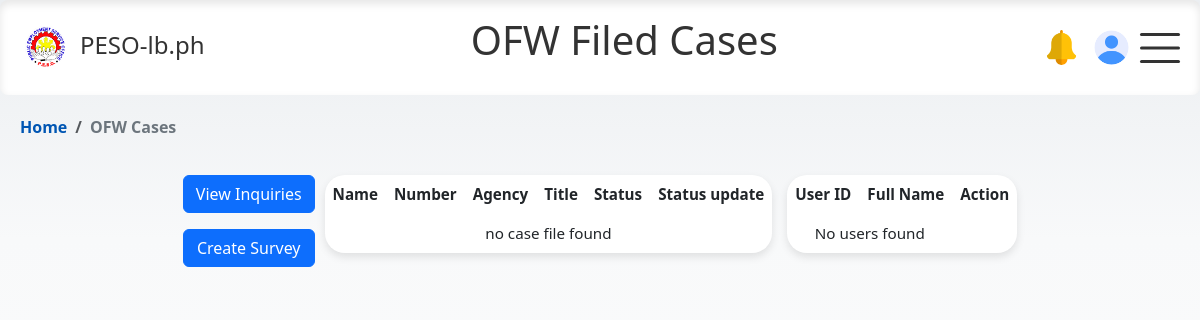
/html/adminpage/ofw_case.php, run on an earlier commit of the app's database.
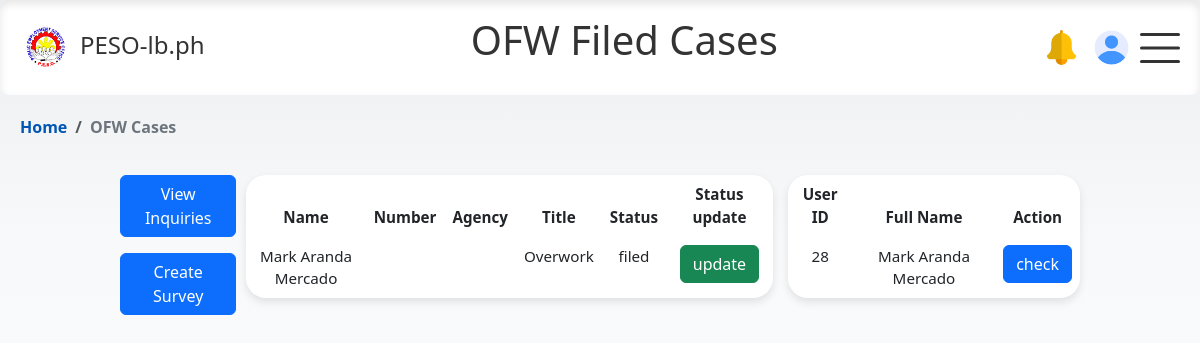
And on a later commit of the database.
### tables this page shows
CREATE TABLE `cases` (
  `id` int(11) NOT NULL,
  `user_id` int(11) DEFAULT NULL,
  `title` varchar(255) NOT NULL,
  `description` text NOT NULL,
  `file` varchar(255) DEFAULT NULL,
  `status` enum('filed','in_progress','resolved') DEFAULT 'filed',
  `created_at` timestamp NULL DEFAULT current_timestamp()
);

CREATE TABLE `applicant_profile` (
  `id` int(11) NOT NULL,
  `user_id` int(11) NOT NULL,
  `email` varchar(255) NOT NULL,
  `first_name` varchar(100) DEFAULT NULL,
  `last_name` varchar(100) DEFAULT NULL,
  `middle_name` varchar(100) DEFAULT NULL,
  `dob` date DEFAULT NULL,
  `age` int(11) DEFAULT NULL,
  `specialization` varchar(255) DEFAULT NULL,
  `sex` enum('male','female') DEFAULT NULL,
  `civil_status` enum('Single','Married','Widowed') DEFAULT NULL,
  `contact_no` int(11) DEFAULT NULL,
  `photo` varchar(255) DEFAULT 'user.png',
  `house_address` varchar(255) DEFAULT NULL,
  `sss_no` varchar(20) DEFAULT NULL,
  `pagibig_no` varchar(20) DEFAULT NULL,
  `philhealth_no` varchar(20) DEFAULT NULL,
  `passport_no` varchar(20) DEFAULT NULL,
  `immigration_status` enum('Documented','Undocumented','Returning','Repatriated') DEFAULT NULL,
  `spouse_name` varchar(100) DEFAULT NULL,
  `spouse_contact` varchar(15) DEFAULT NULL,
  `fathers_name` varchar(100) DEFAULT NULL,
  `fathers_address` varchar(255) DEFAULT NULL,
  `mothers_name` varchar(100) DEFAULT NULL,
  `mothers_address` varchar(255) DEFAULT NULL,
  `emergency_contact_name` varchar(100) DEFAULT NULL,
  `next_of_kin_relationship` varchar(50) DEFAULT NULL,
  `next_of_kin_contact` varchar(15) DEFAULT NULL,
  `education_level` enum('Elementary Undergraduate','Elementary Graduate','High School Undergraduate','High School Graduate','College Undergraduate','College Graduate','Vocational') DEFAULT NULL,
  `occupation` enum('Administrative Work','Medical Work','Factory/Manufacturing','Farmers (Agriculture)','Teaching','Information Technology','Engineering','Restaurant Jobs (F&B)','Seaman (Sea-Based)','Household Service Worker (Domestic Helper)','Construction Work','Entertainment','Tourism Sector','Hospitality Sector','Others') DEFAULT NULL,
  `prefix` enum('Sr.','Jr.','II','III','IV','V','VI','VII') DEFAULT NULL,
  `emergency_contact_num` int(11) DEFAULT NULL,
  `income` int(11) DEFAULT NULL,
  `country` varchar(100) DEFAULT NULL,
  `employment_type` varchar(100) DEFAULT NULL,
  `employment_form` enum('Recruitment Agency','Government Hire','Name Hire','Referral') DEFAULT NULL,
  `employer_name` varchar(100) DEFAULT NULL,
  `contact_number` int(11) DEFAULT NULL,
  `employer_address` varchar(100) DEFAULT NULL,
  `local_agency_name` varchar(100) DEFAULT NULL,
  `local_agency_address` varchar(100) DEFAULT NULL,
  `arrival_date` date DEFAULT NULL,
  `dept_date` date DEFAULT NULL
);

### html/adminpage/ofw_case.php (the view, shortened to what this page needs)
<?php
include 'conn_db.php';
$sql = "SELECT c.*, ap.*
        FROM cases c
        JOIN applicant_profile ap ON c.user_id = ap.user_id
       ";
$result = $conn->query($sql);
?>
<!DOCTYPE html>
<html lang="en">
<head>
    <link rel="stylesheet" href="https://cdn.jsdelivr.net/npm/bootstrap@5.3.0/dist/css/bootstrap.min.css">
    <link rel="stylesheet" href="../../css/modal-form.css">
    <link rel="stylesheet" href="../../css/admin_ofw.css">
    <link rel="stylesheet" href="../../css/nav_float.css">
</head>
<body>
<nav>
    <div class="logo">
        <img src="../../img/logo_peso.png" alt="Logo">
        <a href="#"> PESO-lb.ph</a>
    </div>
    <header>
      <h1 class="ofw-h1">OFW Filed Cases</h1>
    </header>
    <div class="profile-icons">
        <div class="notif-icon" data-bs-toggle="popover" data-bs-content="#" data-bs-placement="bottom">
            <img id="#" src="../../img/notif.png" alt="Profile Picture" class="rounded-circle">
        </div>
        <div class="profile-icon" data-bs-toggle="popover" data-bs-placement="bottom">
    <?php if (!empty($row['photo'])): ?>
        <img id="preview" src="../../php/applicant/images/<?php echo $row['photo']; ?>" alt="Profile Image" class="circular--square">
    <?php else: ?>
        <img src="../../img/user-placeholder.png" alt="Profile Picture" class="rounded-circle">
    <?php endif; ?>
    </div>
    </div>
    <div class="burger" id="burgerToggle">
        <span></span>
        <span></span>
        <span></span>
    </div>
</nav>
<nav class="bcrumb-container" aria-label="breadcrumb">
  <ol class="breadcrumb">
    <li class="breadcrumb-item"><a href="admin_home.php" >Home</a></li>
    <li class="breadcrumb-item active" aria-current="page">OFW Cases</li>
  </ol>
</nav>
<div class="table-containers">
    <div class="button-container">
        <a class="btn btn-primary" href="user_chat.php">View Inquiries</a>
        <a class="btn btn-primary" href="create_survey.php">Create Survey</a>
    </div>
    <div class="table-wrapper">
        <div class="table-container-ofw-case">
            <table class="table table-borderless table-hover">
                <thead>
                    <tr>
                        <th>Name</th>
                        <th>Number</th>
                        <th>Agency</th>
                        <th>Title</th>
                        <th>Status</th>
                        <th>Status update</th>
                    </tr>
                </thead>
                <tbody>
                <?php
                    if($result->num_rows > 0) {
                        while ($row = $result->fetch_assoc()) {
                            $full_name = $row['first_name'] . ' ' . $row['middle_name'] . ' ' . $row['last_name'];
                            echo "<tr>
                                <td>".$full_name."</td>
                                <td>".$row['contact_number']."</td>
                                <td>".$row['local_agency_name']."</td>
                                <td>".$row['title']."</td>
                                <td>".$row['status']."</td>
                                <td> <a class='btn btn-success' href='#'>update</a> </td>
                                 </tr>";
                        }
                    } else {
                        echo "<tr><td colspan='6'> no case file found</td></tr>";
                    }
                ?>
                </tbody>
            </table>
        </div>
        <div class="user-table-container">
          <div class="table-container-ofw-case">
            <table class="table table-borderless table-hover">
                <thead>
                    <tr>
                        <th>User ID</th>
                        <th>Full Name</th>
                        <th>Action</th>
                    </tr>
                </thead>
                <tbody>
                <?php
                    $sql_new1 = "SELECT survey_reponse.user_id,
                                    MAX(applicant_profile.first_name) AS first_name,
                                    MAX(applicant_profile.middle_name) AS middle_name,
                                    MAX(applicant_profile.last_name) AS last_name
                                FROM survey_reponse
                                INNER JOIN applicant_profile ON survey_reponse.user_id = applicant_profile.user_id
                                GROUP BY survey_reponse.user_id";
                    $result_new = $conn->query($sql_new1);
                    if ($result_new->num_rows > 0) {
                        while ($row = $result_new->fetch_assoc()) {
                            $full_name = $row['first_name'] . ' ' . $row['middle_name'] . ' ' . $row['last_name'];
                            echo "<tr>
                                    <td>" . $row['user_id'] . "</td>
                                    <td>" . $full_name . "</td>
                                    <td> <a class='btn btn-primary openSurveyBtn' href='#' data-user-id=".htmlspecialchars($row['user_id'])."> check </a> </td>
                                </tr>";
                        }
                    } else {
                        echo "<tr><td colspan='2'>No users found</td></tr>";
                    }
                ?>
                </tbody>
            </table>
        </div>
      </div>
    </div>
</div>
</body>
</html>

### css/admin_ofw.css (style rules this page uses)
.table-containers { display: flex; justify-content:center; align-items: flex-start; margin: 5vh auto; width: 80%; }
.button-container { display: flex; flex-direction: column; gap: 1rem; width: auto; margin-right: 10px; }
.table-wrapper { display: flex; flex-direction: space-between; gap: 15px; width: auto; margin-left: 0; align-items: stretch; }
.table { border-radius: 20px; background-color: #fff; padding: 15px; margin: 0; font-size: 0.95rem; box-shadow: 0px 4px 8px rgba(0, 0, 0, 0.1); }
.table td, .table th { background-color: transparent; padding: auto; margin: auto; text-align: center; }

### css/nav_float.css (style rules this page uses)
body { margin: 0; opacity: 1; font-family: system-ui; background: linear-gradient(to bottom, #EBEEF1 0%, #f8f9fa 30%, #ffffff 100%); background-repeat: no-repeat; background-attachment: fixed; min-height: 100vh; }
.h1, .ofw-h1 { width: 100%; text-align: center; color: #333; margin-top:-1vh; }
.profile-icons,.profile-icon-employer, .profile-index { display: flex; align-items: left; margin-right: 3vw; }
.profile-icon, .profile-icon-employer, .profile-index, .notif-icon { width: 35px; height: 35px; border-radius:50%; overflow: hidden; position: relative; margin-right: 15px; }
.notif-icon img,.profile-icon img, .profile-icon-employer img { width: 100%; height: auto; }
td { width: -120vw; height: auto; }
nav { position: sticky; top: 0; background-color: #fff; color: #333; display: flex; justify-content: space-between; align-items: center; padding: 20px 20px; margin: auto; max-width: 100vw; box-shadow: inset 0px 4px 8px rgba(0, 0, 0, 0.1); border-radius: 8px; z-index: 1000; }
.logo { display: flex; align-items: center; margin-bottom: 5px; }
.logo a { color: #333; text-decoration: none; font-size: 24px; font-weight:400; margin-left:10px; }
.logo img { width: 50px; height: 50px; }
.burger { cursor: pointer; margin-left: 5vw; }
.burger { position: absolute; top: 50%; right: 20px; transform: translateY(-50%); width: 40px; height: 30px; background: transparent; cursor: pointer; }
.burger span { display: block; position: absolute; height: 3px; width: 100%; background: #333; border-radius: 5px; opacity: 1; left: 0; transform: rotate(0deg); transition: .25s ease-in-out; }
.burger span:nth-of-type(1) { top: 0px; transform-origin: left center; }
.burger span:nth-of-type(2) { top: 50%; transform: translateY(-50%); transform-origin: left center; }
.burger span:nth-of-type(3) { top: 100%; transform-origin: left center; transform: translateY(-100%); }
.bcrumb-container { position: relative; top: 0; background-color: transparent; color: #333; display: flex; justify-content:flex-start; align-items: left; padding: 20px 20px; margin: auto; margin-bottom: -5vh; max-width: auto; box-shadow: none; border-radius: 0; z-index: 1; }
.breadcrumb { background-color: transparent; list-style: none; }
.breadcrumb-item { color: #007bff; font-weight: bold; }
.breadcrumb-item.active { color: #6c757d; }
.breadcrumb-item a { text-decoration: none; color: #0056b3; }

What changed in the data, as far as the page shows it:
added cases: applicant_profile.first_name+middle_name+last_name "Mark Aranda Mercado", title "Overwork", status "filed"
Also different on the page:
new list line: "28 Mark Aranda Mercado check"
text no longer shown: "no case file found No users found"
